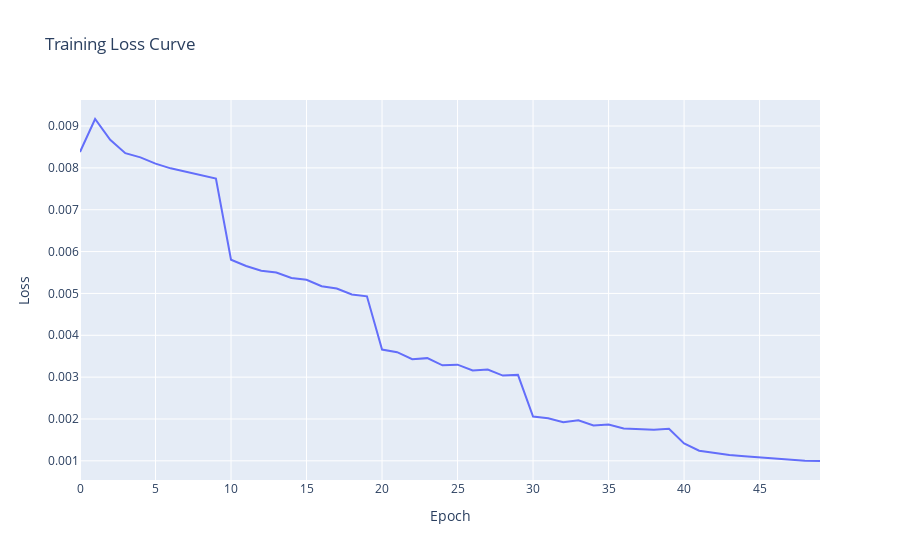

Write notebook code for a chart like this one.
### Markdown cell above
## Plot results

### Code cell
import plotly.graph_objects as go

# 绘制训练损失曲线
fig2 = go.Figure()
fig2.add_trace(go.Scatter(y=epoch_losses, mode='lines', name='Training Loss'))
fig2.update_layout(title='Training Loss Curve', xaxis_title='Epoch', yaxis_title='Loss')
fig2.show()

### Figure 1 — Plotly figure (JSON) as saved in the notebook; plotly's stock layout.template omitted (floating-point values rounded to 4 significant figures)
{"data": [{"mode": "lines", "name": "Training Loss", "type": "scatter", "y": [0.00838, 0.009168, 0.008671, 0.008351, 0.008252, 0.008103, 0.007989, 0.007901, 0.007818, 0.007743, 0.005804, 0.005656, 0.005541, 0.005501, 0.005367, 0.005327, 0.005174, 0.005117, 0.004977, 0.00493, 0.003659, 0.003596, 0.00343, 0.003454, 0.003283, 0.003299, 0.003158, 0.00318, 0.003037, 0.003053, 0.002058, 0.002018, 0.001925, 0.001969, 0.001845, 0.001868, 0.001774, 0.001762, 0.001744, 0.001766, 0.001415, 0.001243, 0.001186, 0.001139, 0.001108, 0.001081, 0.001061, 0.001038, 0.001005, 0.0009961]}], "layout": {"title": {"text": "Training Loss Curve"}, "xaxis": {"title": {"text": "Epoch"}}, "yaxis": {"title": {"text": "Loss"}}}}
